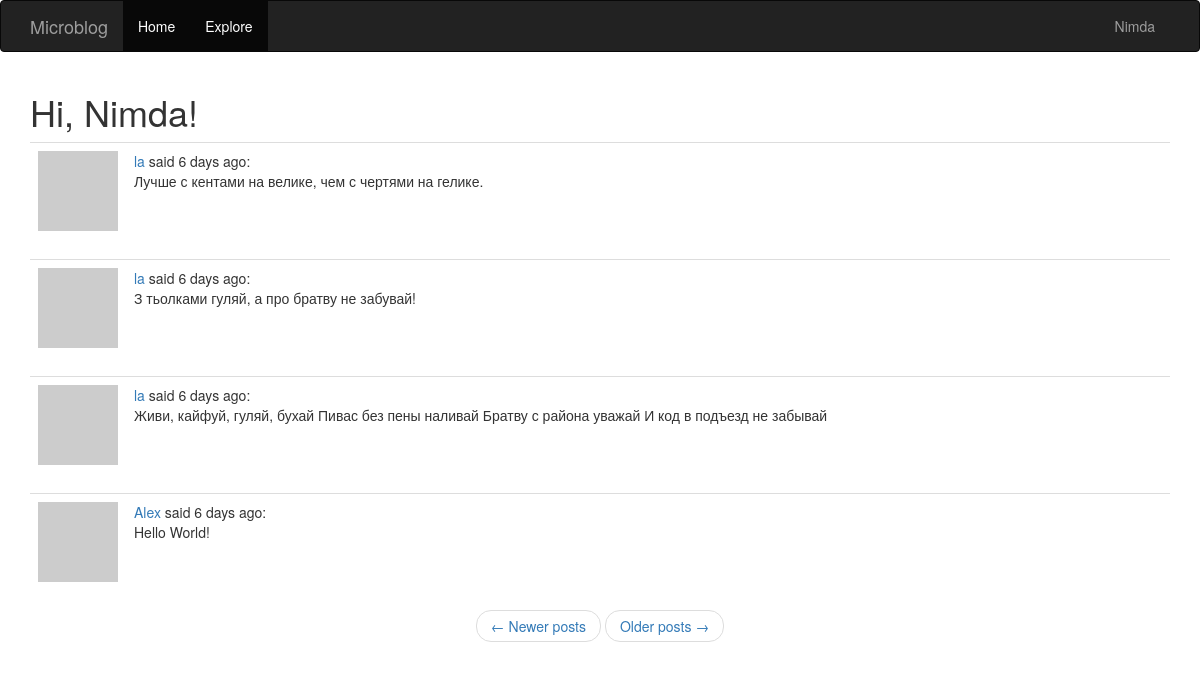
Screenshot of /explore (signed in) with the database file from the repository.
### app/models.py (models this page shows, shortened)
class User(UserMixin ,db.Model):
    id = db.Column(db.Integer, primary_key=True)
    username = db.Column(db.String(64), index=True, unique=True)
    email = db.Column(db.String(128), index=True, unique=True)
    password_hash = db.Column(db.String(128))
    posts = db.relationship('Post', backref='author', lazy='dynamic')
    about_me = db.Column(db.String(256))
    last_seen = db.Column(db.DateTime, default=datetime.utcnow)
    followed = db.relationship(
        'User', secondary=followers,
        primaryjoin=(followers.c.follower_id==id),
        secondaryjoin=(followers.c.followed_id==id),
        backref=db.backref('followers', lazy='dynamic'), lazy='dynamic'
    )
    def avatar(self, size):
        digest = md5(self.email.lower().encode('utf-8')).hexdigest()
        return 'https://www.gravatar.com/avatar/{}?d=identicon&s={}'.format(
            digest, size)

class Post(db.Model):
    id = db.Column(db.Integer, primary_key=True)
    body = db.Column(db.String(256))
    timestamp = db.Column(db.DateTime, index=True, default=datetime.utcnow)
    user_id = db.Column(db.Integer, db.ForeignKey('user.id'))

### app/routes.py (the view)
@app.route('/explore')
@login_required
def explore():
    page = request.args.get('page', 1, type=int)
    posts = Post.query.order_by(Post.timestamp.desc()).paginate(
        page, app.config['POSTS_PER_PAGE'], False)
    next_url = url_for('blog', page=posts.next_num) \
        if posts.has_next else None
    prev_url = url_for('blog', page=posts.prev_num) \
        if posts.has_prev else None
    return render_template('blog.html', title="Explore", posts=posts.items,
                            next_url=next_url, prev_url=prev_url)

### app/models.py (called while the page is built)
@login.user_loader
def load_user(id):
    return User.query.get(int(id))

### app/routes.py (called while the page is built)
@app.before_request
def before_request():
    if current_user.is_authenticated:
        current_user.last_seen = datetime.utcnow()
        db.session.commit()

### app/templates/blog.html (shortened to what this page needs)
{% extends 'base.html' %}
{% import 'bootstrap/wtf.html' as wtf %}
{% block app_content %}
    <h1>Hi, {{current_user.username }}!</h1>
    {% for post in posts %}
        {% include '_post.html' %}
    {% endfor %}
    <nav arial-label="...">
        <ul class="pager">
            <li class="previous{% if not prev_url %}disabled{% endif %}">
                <a href="{{ prev_url or '#' }}">
                    <span aria-hidden="true">&larr;</span> Newer posts
                </a>
            </li>
            <li class="next{% if not next_url %}disabled{% endif %}">
                <a href="{{ next_url or '#' }}">
                    Older posts <span aria-hidden="true">&rarr;</span>
                </a>
            </li>
        </ul>
    </nav>
{% endblock  %}

### app/templates/base.html (shortened to what this page needs)
{% extends 'bootstrap/base.html' %}
{% block navbar %}
    <nav class="navbar navbar-inverse">
        <div class="container">
            <div class="navbar-header">
                <a class="navbar-brand" href="{{url_for('blog') }}">Microblog</a>
            </div>
            <div class="collapse navbar-collapse" id="bs-example-navbar-collapse-1">
                <ul class="nav navbar-nav">
                    <li class="active"><a href="{{ url_for('blog') }}">Home</a></li>
                    <li class="active"><a href="{{ url_for('explore') }}">Explore</a></li>
                </ul>
                <ul class="nav navbar-nav navbar-right">
                    {% if current_user.is_anonymous %}
                    <li><button type="submit" class="btn btn-default"><a href="{{ url_for('login') }}">Sign in</a></button></li>
                    {% else %}
                    <li class="dropdown">
                        <a href="#" class="dropdown-toggle" data-toggle="dropdown" role="button" aria-haspopup="true" aria-expanded="false">{{ current_user.username }}</a>
                    </div>
                    {% endif %}
            </div>
    </nav>
{% endblock  %}
{% block content %}
    <div class="container">
        {% block app_content %}{% endblock  %}
{% endblock  %}

### app/templates/_post.html
<table class="table table-hover">
    <tr>
        <td width="70px">
            <a href="{{url_for('user', username=post.author.username) }}">
                <img src="{{ post.author.avatar(70) }}">
            </a>
        </td>
        <td>
            <a href="{{url_for('user', username=post.author.username) }}">
                {{ post.author.username }}
            </a>
            said {{ moment(post.timestamp).fromNow() }}: <br>{{ post.body }}
        </td>
    </tr>
</table>

### rows the page displays
User: username "Nimda"
Post: author.username "la", timestamp "6 days ago", body "Лучше с кентами на велике, чем с чертями на гелике."
Post: author.username "la", timestamp "6 days ago", body "З тьолками гуляй, а про братву не забувай!"
Post: author.username "la", timestamp "6 days ago", body "Живи, кайфуй, гуляй, бухай Пивас без пены наливай Братву с района уважай И код в подъезд не забывай"
Post: author.username "Alex", timestamp "6 days ago", body "Hello World!"
